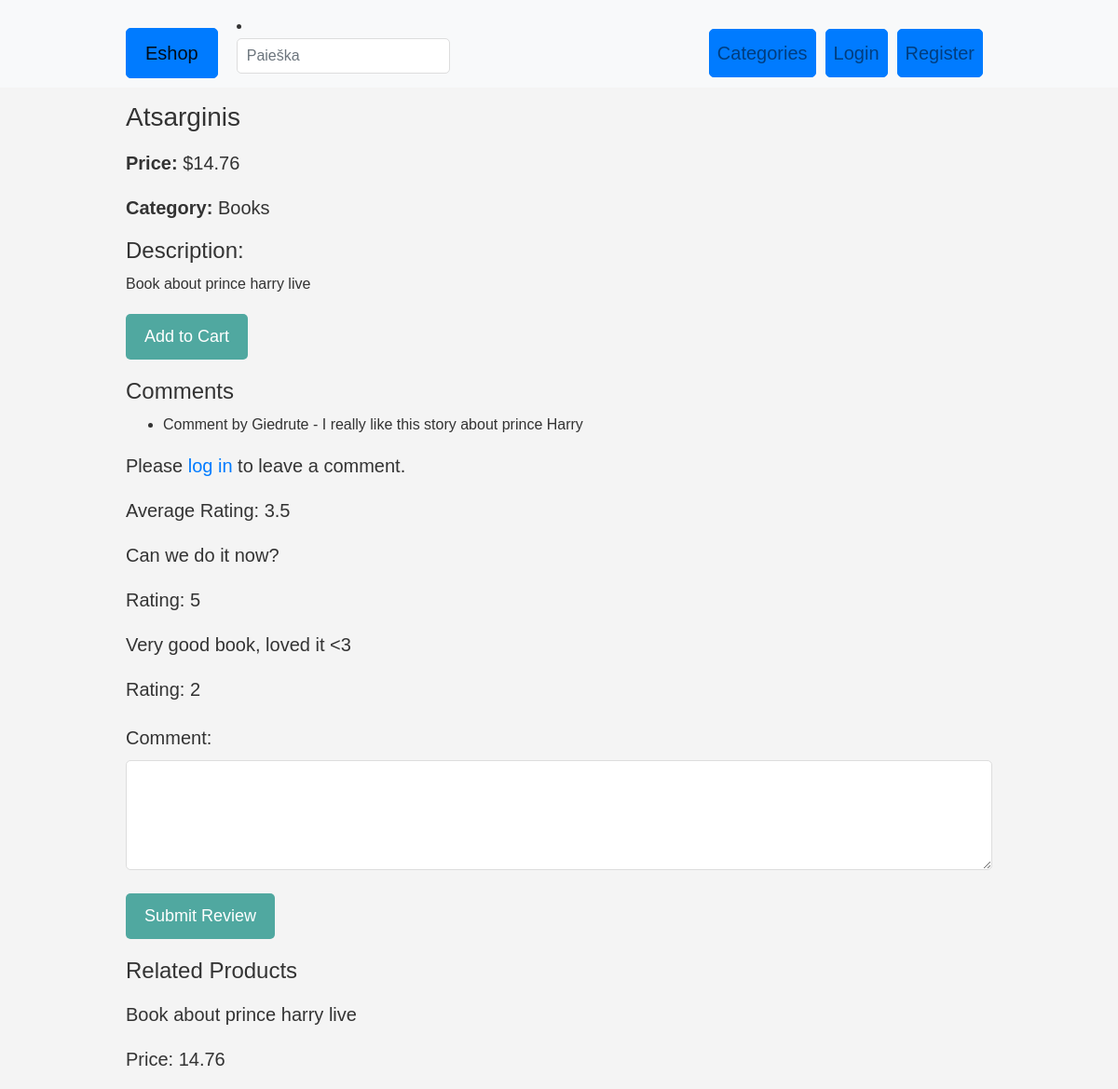
/product/1/, run on the app's committed database.
### eshopas_app/models.py (models this page shows, shortened)
class Product(models.Model):
    product_id = models.IntegerField(default=0)
    name = models.CharField(max_length=100)
    price = models.DecimalField(max_digits=10, decimal_places=2)
    category = models.ForeignKey(Category, on_delete=models.CASCADE, default=1)
    image = models.ImageField(upload_to='product_images/', blank=True, null=True)
    thumbnail = ImageSpecField(source='image', processors=[ResizeToFill(150, 200)], format='JPEG', options={'quality': 90})
    is_featured = models.BooleanField(default=True)
    stock = models.PositiveIntegerField(default=0)
    description = models.TextField(blank=True)
    favorites = models.ManyToManyField(User, related_name='favorites', blank=True)
    def avg_rating(self):
        if self.reviews.exists():
            return self.reviews.aggregate(models.Avg('rating'))['rating__avg']
        return None

class Category(models.Model):
    name = models.CharField(max_length=100)
    type = models.SlugField(max_length=100, unique=True)
    description = models.TextField(blank=True)

class Comment(models.Model):
    user = models.ForeignKey(User, on_delete=models.CASCADE)
    product = models.ForeignKey(Product, on_delete=models.CASCADE)
    comment = models.TextField()
    created_at = models.DateTimeField(auto_now_add=True)

class Review(models.Model):
    order = models.ForeignKey('Order', on_delete=models.CASCADE, related_name='reviews', default=None)
    username = models.CharField(max_length=100)
    email = models.EmailField()
    reviewed_product = models.ForeignKey(
        Product,
        related_name='reviews',
        on_delete=models.CASCADE,
        default=5  # Default value for reviewed_product
    )
    user = models.ForeignKey(
        User,
        on_delete=models.CASCADE,
        default=5  # Default value for user
    )
    rating = models.PositiveIntegerField(
        choices=((1, '1 Star'), (2, '2 Stars'), (3, '3 Stars'), (4, '4 Stars'), (5, '5 Stars')),
        default=5
    )
    comment = models.TextField(default="Default Comment")
    date_posted = models.DateTimeField(default=timezone.now)
    approved = models.BooleanField(default=False)

### eshopas_app/views.py (the view)
# urls.py: path('product/<int:product_id>/', views.product_detail, name='product_detail'),
def product_detail(request, product_id):
    product = get_object_or_404(Product, pk=product_id)
    comments = Comment.objects.filter(product=product).order_by('-created_at')
    if request.method == 'POST' and request.user.is_authenticated:
        form = ProductCommentForm(request.POST)
        if form.is_valid():
            comment = form.save(commit=False)
            comment.user = request.user
            comment.product = product  # Set the product field
            comment.save()
            return redirect('product_detail', product_id=product.id)
    else:
        form = ProductCommentForm()
    context = {
        'product': product,
        'comments': comments,
        'form': form,
    }
    return render(request, 'product_detail.html', context)

### eshopas_app/forms.py
class ProductCommentForm(forms.ModelForm):
    class Meta:
        model = Comment
        fields = ['comment']
        widgets = {
            'comment': forms.Textarea(attrs={'rows': 3}),
        }

### eshopas_app/templates/product_detail.html (shortened to what this page needs)
{% extends 'base.html' %}
{% load static %}
{% load myfilters %}
{% block content %}
  <h1>{{ product.name }}</h1>
  <p><strong>Price:</strong> ${{ product.price }}</p>
  <p><strong>Category:</strong> {{ product.category.name }}</p>
  <h2>Description:</h2>
  <div>{{ product.description|safe }}</div>
    <form method="post" action="{% url 'add_to_cart' product.id %}">
        <button type="submit">Add to Cart</button>
    </form>
  {% if comments %}
    <h2>Comments</h2>
    <ul>
      {% for comment in comments %}
        <li>
          Comment by {{ comment.user.username }} - {{ comment.comment }}
        </li>
      {% endfor %}
    </ul>
  {% else %}
    <p>No comments yet.</p>
  {% endif %}
  {% if user.is_authenticated %}
    <form method="post" action="{% url 'add_comment' product.id %}">
      {% csrf_token %}
      <label for="comment">Add a comment:</label>
      <textarea name="comment" id="comment" rows="4" required></textarea>
      <button type="submit">Post Comment</button>
    </form>
  {% else %}
    <p>Please <a href="{% url 'login' %}">log in</a> to leave a comment.</p>
  {% endif %}
    <p>Average Rating: {{ product.avg_rating }}</p>
    {% for review in product.reviews.all %}
    <div class="review">
        <p>{{ review.comment }}</p>
        <p>Rating: {{ review.rating }}</p>
    </div>
{% endfor %}
    <form method="post" action="{% url 'leave_review' product_id=product.id %}">
    {{ form.as_p }}
    <button type="submit">Submit Review</button>
    </form>
  <h3>Related Products</h3>
    <p>{{ product.description }}</p>
    <p>Price: {{ product.price }}</p>
{% endblock %}

### static/css/styles.css (style rules this page uses)
body { font-family: Arial, sans-serif; line-height: 1.6; color: #333; background-color: #f4f4f4; margin: 0; padding: 0; }
h1 { font-size: 28px; line-height: 1.6; margin: 10px 0; }
form { margin: 20px 0; }
form label { display: block; font-size: 20px; }
form input[type="text"], form input[type="email"], form textarea { width: 100%; padding: 10px; border-radius: 5px; border: 1px solid #ddd; }
button { display: inline-block; color: #fff; background-color: #50a8a0; padding: 10px 20px; border: none; border-radius: 5px; cursor: pointer; text-decoration: none; }
h2 { font-size: 24px; }
h3 { font-size: 24px; }
p { font-size: 20px; }
button { font-size: 18px; padding: 10px 20px; border: none; border-radius: 5px; cursor: pointer; }

### data on the page
Product: name "Atsarginis", price "14.76", category.name "Books", description "Book about prince harry live", avg_rating "3.5"
Comment: user.username "Giedrute", comment "I really like this story about prince Harry"
Review: comment "Can we do it now?", rating "5"
Review: comment "Very good book, loved it <3", rating "2"
